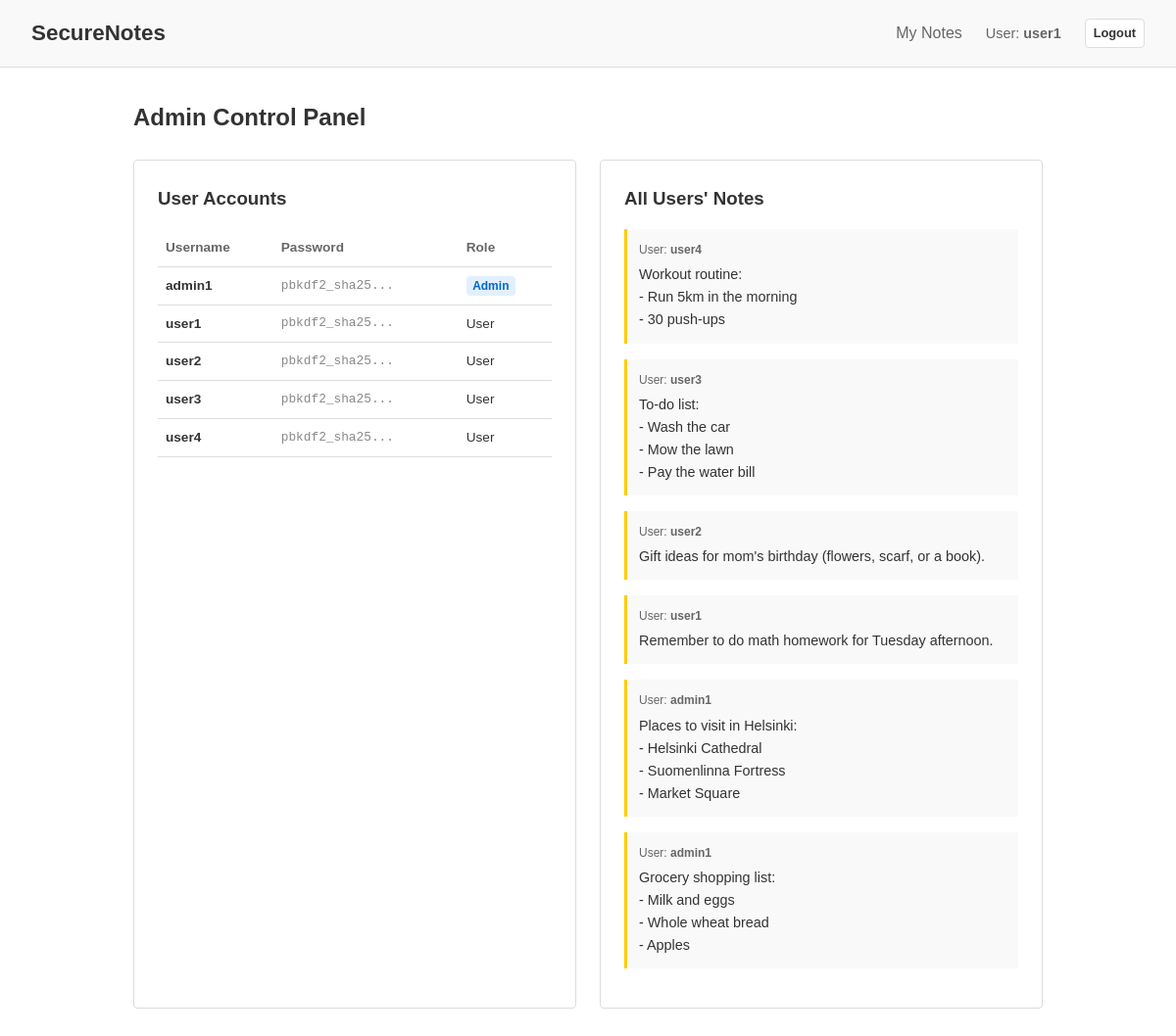
The app's page /admin-panel/ (signed in) with its own data.
### notes_app/models.py (models this page shows, shortened)
class CustomUser(models.Model):
    username = models.CharField(max_length=150, unique=True)
    password = models.CharField(max_length=255)
    is_admin = models.BooleanField(default=False)
    failed_login_attempts = models.IntegerField(default=0)
    is_blocked = models.BooleanField(default=False)

class Note(models.Model):
    user = models.ForeignKey(CustomUser, on_delete=models.CASCADE, related_name='notes')
    content = models.TextField()

### notes_app/views.py (the view)
# urls.py: path('admin-panel/', views.admin_panel_view, name='admin_panel'),
def admin_panel_view(request):
    if 'user_id' not in request.session:
        return redirect('login')
    users = CustomUser.objects.all().order_by('username')
    notes = Note.objects.all().order_by('-id')
    logs = None
    """ if 'user_id' not in request.session:
        return redirect('login')
    if not request.session.get('is_admin', False):
        return render(request, 'unauthorized.html', status=403)  # Restricts access to non-admins (A01)

    users = CustomUser.objects.all().order_by('username')
    notes = Note.objects.all().order_by('-id')

    action = request.GET.get('action')
    target_id = request.GET.get('user_id')
    if action and target_id:
        try:
            target_user = CustomUser.objects.get(id=target_id)
            if action == 'block':
                target_user.is_blocked = True
                target_user.failed_login_attempts = 10
                SecurityLog.objects.create(message=f"Admin blocked user '{target_user.username}'", severity='INFO')  # Logs admin blocking user (A09)
            elif action == 'unblock':
                target_user.is_blocked = False
                target_user.failed_login_attempts = 0
                SecurityLog.objects.create(message=f"Admin unblocked user '{target_user.username}'", severity='INFO')  # Logs admin unblocking user (A09)
            target_user.save()
            messages.success(request, f"User {target_user.username} {action}ed successfully.")
        except CustomUser.DoesNotExist:
            pass
        return redirect('admin_panel')

    logs = SecurityLog.objects.all().order_by('-created_at') """  # Loads security logs for admin monitoring (A09)
    return render(request, 'admin_panel.html', {
        'users': users,
        'notes': notes,
        'logs': logs
    })

### notes_app/templates/admin_panel.html (shortened to what this page needs)
{% extends 'base.html' %}
{% block content %}
<h2 style="margin-bottom: 1.5rem;">Admin Control Panel</h2>
<div class="admin-grid">
    <div class="card">
        <h3>User Accounts</h3>
        <div class="table-responsive">
            <table class="admin-table">
                <thead>
                    <tr>
                        <th>Username</th>
                        <th>Password</th>
                        <th>Role</th>
                    </tr>
                </thead>
                <tbody>
                    {% for u in users %}
                        <tr>
                            <td><strong>{{ u.username }}</strong></td>
                            <td style="font-family: monospace; font-size: 0.8rem; color: #888;">{{ u.password|slice:":12" }}{% if u.password|length > 12 %}...{% endif %}</td>
                            <td>
                                {% if u.is_admin %}
                                    <span class="badge badge-admin">Admin</span>
                                {% else %}
                                    <span>User</span>
                                {% endif %}
                            </td>
                        </tr>
                    {% endfor %}
                </tbody>
            </table>
        </div>
    </div>
    <div class="card">
        <h3>All Users' Notes</h3>
        <div style="margin-top: 1rem;">
            {% if notes %}
                {% for note in notes %}
                    <div class="admin-note-card">
                        <div style="display: flex; justify-content: space-between; font-size: 0.75rem; color: var(--text-secondary); margin-bottom: 0.25rem;">
                            <span>User: <strong>{{ note.user.username }}</strong></span>
                        </div>
                        <p style="white-space: pre-wrap; font-size: 0.9rem; margin-top: 0.25rem;">{{ note.content }}</p>
                    </div>
                {% endfor %}
            {% else %}
                <p style="color: var(--text-secondary); text-align: center; padding: 1rem 0;">
                    No notes saved.
                </p>
            {% endif %}
        </div>
    </div>
</div>
{% endblock %}

### notes_app/templates/base.html (shortened to what this page needs)
<!DOCTYPE html>
<html lang="en">
<head>
</head>
<body>
    <nav class="navbar">
        <a href="{% url 'index' %}" class="navbar-brand">SecureNotes</a>
        <ul class="navbar-nav">
            {% if request.session.user_id %}
                <li><a href="{% url 'dashboard' %}" class="nav-link {% if request.resolver_match.url_name == 'dashboard' %}active{% endif %}">My Notes</a></li>
                <li><span style="color: var(--text-secondary); font-size: 0.9rem;">User: <strong>{{ request.session.username }}</strong></span></li>
                <li><a href="{% url 'logout' %}" class="btn" style="padding: 0.25rem 0.5rem; font-size: 0.8rem;">Logout</a></li>
            {% else %}
                <li><a href="{% url 'login' %}" class="nav-link">Login</a></li>
                <li><a href="{% url 'register' %}" class="nav-link">Register</a></li>
            {% endif %}
        </ul>
    </nav>
    <div class="container">
        {% block content %}{% endblock %}
    </div>
</body>
</html>

### notes_app/templates/base.html (style rules this page uses)
:root { --bg-color: #ffffff; --text-primary: #333333; --text-secondary: #666666; --border-color: #dddddd; --primary: #0066cc; --primary-hover: #004499; --danger: #cc0000; --danger-hover: #990000; --success: #228822; --success-hover: #116611; --light-gray: #f9f9f9; }
* { box-sizing: border-box; margin: 0; padding: 0; }
body { background-color: var(--bg-color); color: var(--text-primary); font-family: Arial, Helvetica, sans-serif; line-height: 1.6; min-height: 100vh; display: flex; flex-direction: column; padding: 0; }
a { color: var(--primary); text-decoration: none; }
.navbar { background-color: var(--light-gray); border-bottom: 1px solid var(--border-color); padding: 1rem 2rem; display: flex; justify-content: space-between; align-items: center; }
.navbar-brand { font-size: 1.4rem; font-weight: bold; color: var(--text-primary); }
.navbar-nav { display: flex; gap: 1.5rem; list-style: none; align-items: center; }
.nav-link { color: var(--text-secondary); font-weight: 500; }
.container { max-width: 960px; width: 100%; margin: 0 auto; padding: 2rem 1rem; flex: 1; }
.btn { display: inline-block; padding: 0.5rem 1rem; border-radius: 4px; font-weight: bold; font-size: 0.9rem; cursor: pointer; border: 1px solid var(--border-color); text-align: center; background-color: #ffffff; color: var(--text-primary); }
.card { background-color: #ffffff; border: 1px solid var(--border-color); border-radius: 4px; padding: 1.5rem; margin-bottom: 1.5rem; }

### notes_app/templates/admin_panel.html (style rules this page uses)
.admin-grid { display: grid; grid-template-columns: 1fr 1fr; gap: 1.5rem; }
.table-responsive { overflow-x: auto; }
.admin-table { width: 100%; border-collapse: collapse; margin-top: 1rem; font-size: 0.85rem; }
.admin-table th, .admin-table td { padding: 0.5rem; text-align: left; border-bottom: 1px solid var(--border-color); }
.admin-table th { color: var(--text-secondary); }
.badge { padding: 0.2rem 0.4rem; border-radius: 4px; font-size: 0.75rem; font-weight: bold; }
.badge-admin { background-color: #e2f0fe; color: var(--primary); }
.admin-note-card { border-left: 3px solid #ffcc00; background-color: var(--light-gray); padding: 0.75rem; margin-bottom: 1rem; }

### records on screen
CustomUser: session.username "user1", username "user1", password "pbkdf2_sha25", is_admin "User"
CustomUser: username "admin1", password "pbkdf2_sha25", is_admin "Admin"
CustomUser: username "user2", password "pbkdf2_sha25", is_admin "User"
CustomUser: username "user3", password "pbkdf2_sha25", is_admin "User"
CustomUser: username "user4", password "pbkdf2_sha25", is_admin "User"
Note: user.username "user4", content "Workout routine: - Run 5km in the morning - 30 push-ups"
Note: user.username "user3", content "To-do list: - Wash the car - Mow the lawn - Pay the water bill"
Note: user.username "user2", content "Gift ideas for mom's birthday (flowers, scarf, or a book)."
Note: user.username "user1", content "Remember to do math homework for Tuesday afternoon."
Note: user.username "admin1", content "Places to visit in Helsinki: - Helsinki Cathedral - Suomenlinna Fortress - Market Square"
Note: user.username "admin1", content "Grocery shopping list: - Milk and eggs - Whole wheat bread - Apples"
